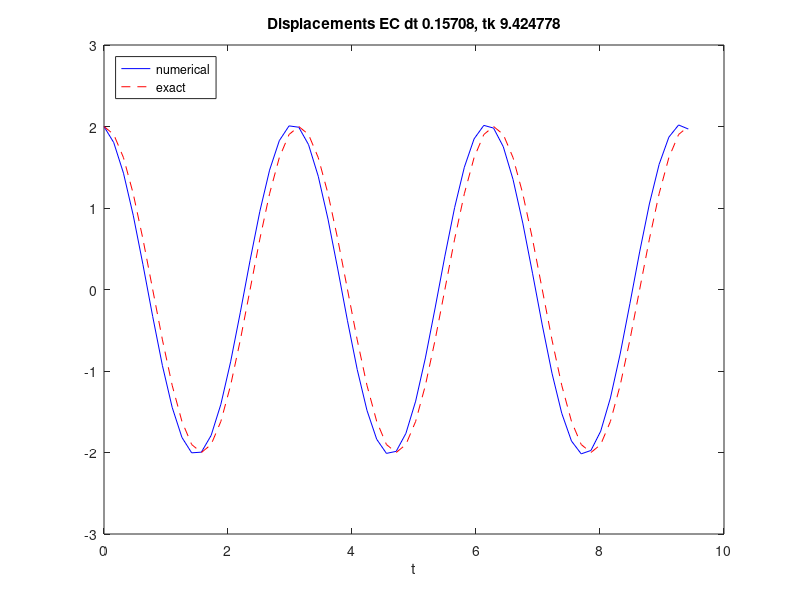

Source code (MATLAB):
% More typical implementation of the Euler-Cromer method (semi-implicit
% Euler) where the first is velocity equation. Solution is slightly
% different that the one in "FE_fix", but accuracy is the same.

omega0 = 2;

% Initial condition
X_0 = 2;

T0 = 2*pi/omega0;
dt = T0/20;
tk = 3*T0;

N_t = floor(tk/dt);
t = linspace(0, N_t*dt, N_t+1);
u = zeros(N_t+1, 1);
v = zeros(N_t+1, 1);
u(1) = X_0;
v(1) = 0;

% Step equations forward in time
for n = 1:N_t
    v(n+1) = v(n) - dt*omega0^2*u(n);
    u(n+1) = u(n) + dt*v(n+1);
end
figure
plot(t, u, 'b-', t, X_0*cos(omega0*t), 'r--');
legend('numerical', 'exact', 'Location','northwest');
title(sprintf('Displacements EC dt %g, tk %f', dt, tk))
xlabel('t');
% print('tmp', '-dpdf'); print('tmp', '-dpng');